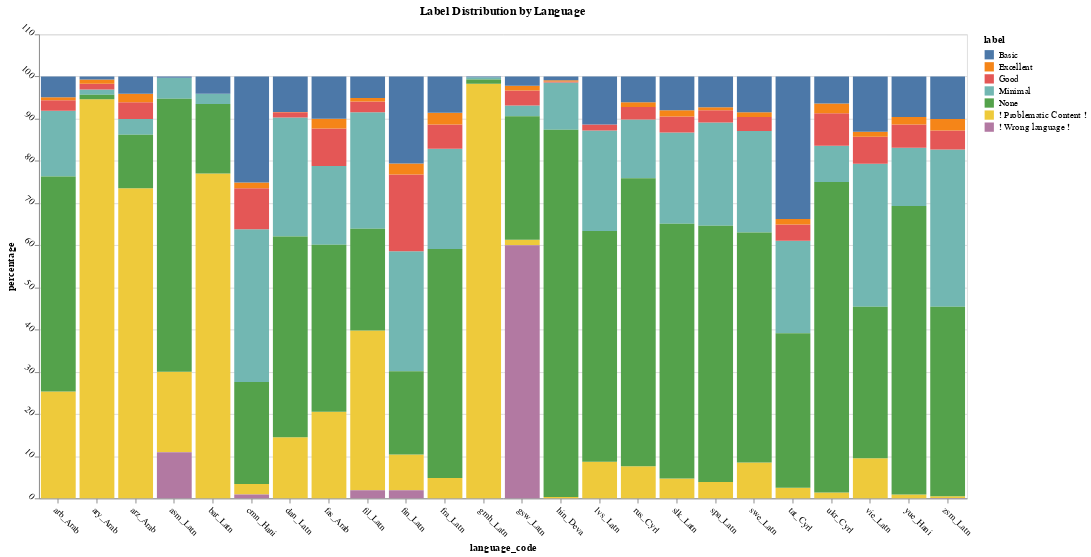

The notebook cell this image was saved under:
### Markdown cell above
We can also look at the distribution of labels as a bar chart.

### Code cell
# | code-fold: true
# | code-summary: "Click to show/hide code"
# | input: false
import altair as alt

# Convert the wide-format data to long format for Altair
plot_df = label_percentages.unpivot(
    index=["language_code"],
    on=label_percentages.columns[1:],  # All columns except language_code
    variable_name="label",
    value_name="percentage",
)

# Create the Altair chart
chart = (
    alt.Chart(plot_df)
    .mark_bar()
    .encode(
        x="language_code",
        y=alt.Y("percentage", stack="zero"),
        color="label",
        tooltip=["language_code", "label", "percentage"],
    )
    .properties(
        width=1000,
        height=500,
        title="Label Distribution by Language",
    )
    .configure_axis(labelAngle=45)
)

chart

### Figure 1 — Vega-Lite specification as saved in the notebook (floating-point values rounded to 4 significant figures; data arrays with more than 128 entries replaced by an {"elided": "..."} marker saying what was removed)
{"config": {"view": {"continuousWidth": 300, "continuousHeight": 300}, "axis": {"labelAngle": 45}}, "data": {"name": "data-eae5114a20725dbdcfd779beae275515"}, "mark": {"type": "bar"}, "encoding": {"color": {"field": "label", "type": "nominal"}, "tooltip": [{"field": "language_code", "type": "nominal"}, {"field": "label", "type": "nominal"}, {"field": "percentage", "type": "quantitative"}], "x": {"field": "language_code", "type": "nominal"}, "y": {"field": "percentage", "stack": "zero", "type": "quantitative"}}, "height": 500, "title": "Label Distribution by Language", "width": 1000, "$schema": "https://vega.github.io/schema/vega-lite/v5.20.1.json", "datasets": {"data-eae5114a20725dbdcfd779beae275515": {"elided": "168 records"}}}
